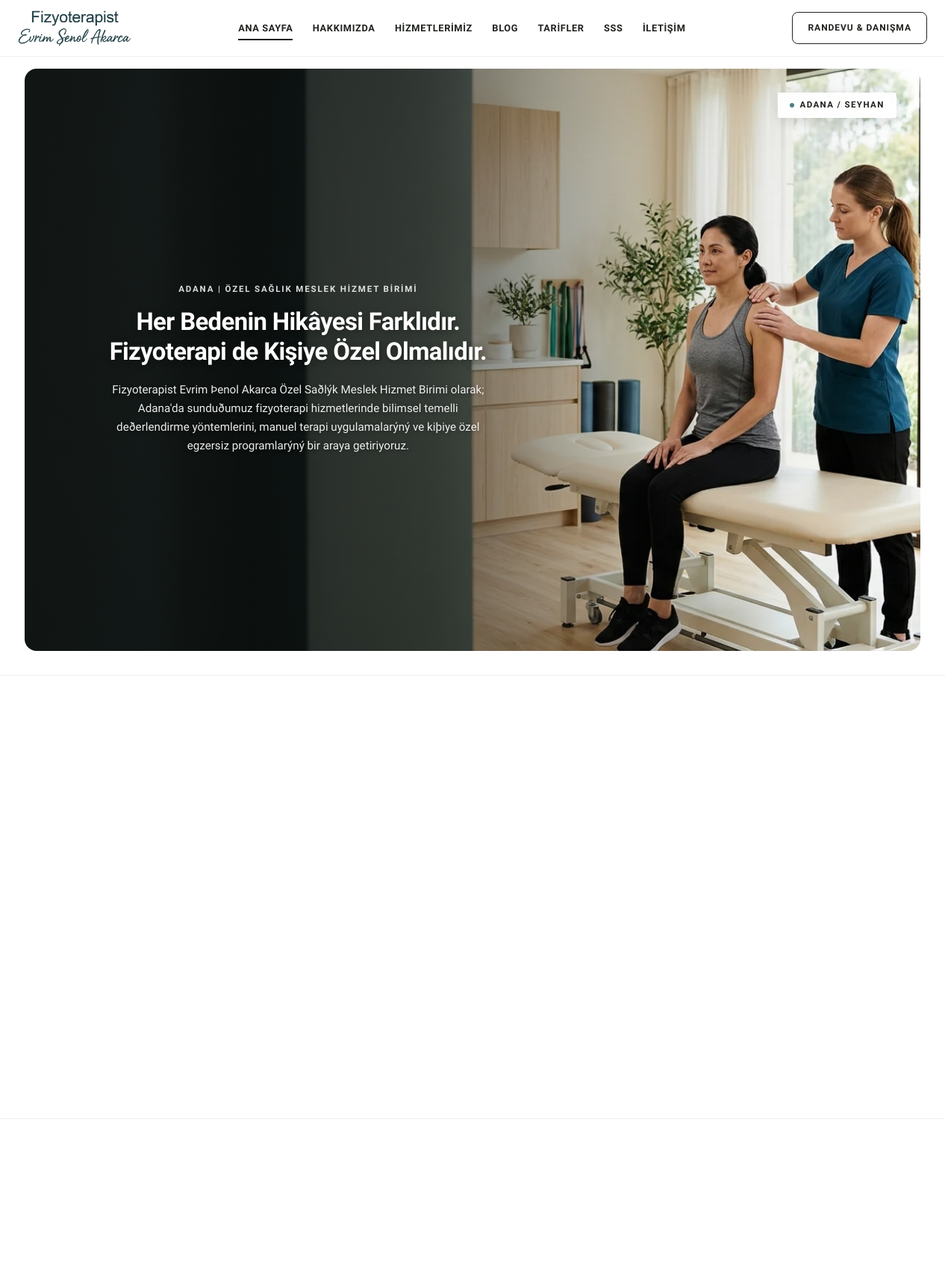
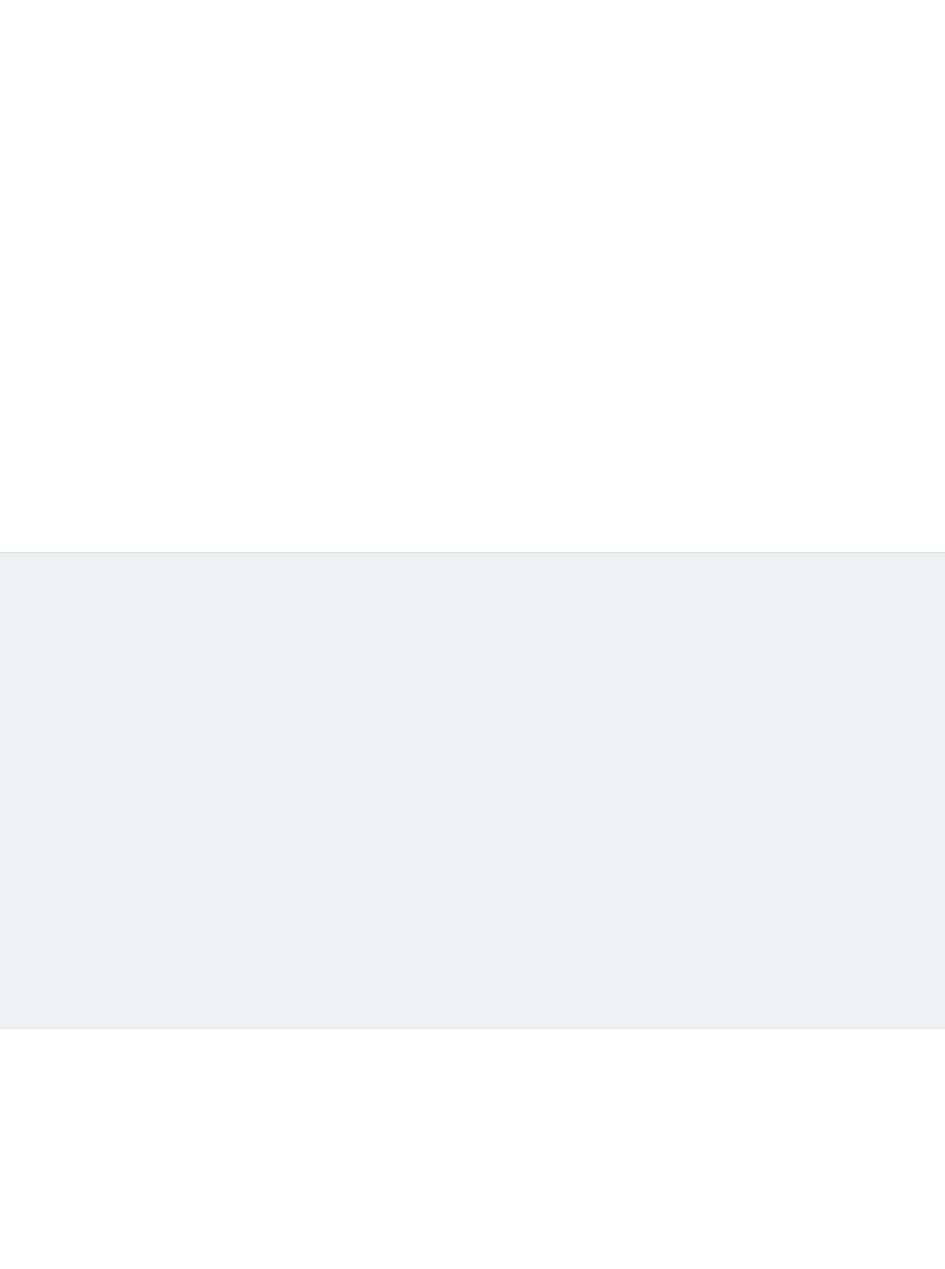
The page / (upper part) on the database its author committed (2 pictures, top to bottom).
### tables this page shows
CREATE TABLE `pages_content` (
  `id` int(11) NOT NULL AUTO_INCREMENT,
  `page_key` varchar(50) NOT NULL,
  `section_key` varchar(50) NOT NULL,
  `title` varchar(255) DEFAULT NULL,
  `subtitle` varchar(255) DEFAULT NULL,
  `content` longtext DEFAULT NULL,
  `extra_data` longtext DEFAULT NULL CHECK (json_valid(`extra_data`)),
  `updated_at` timestamp NOT NULL DEFAULT current_timestamp() ON UPDATE current_timestamp(),
  PRIMARY KEY (`id`),
  UNIQUE KEY `idx_page_section` (`page_key`,`section_key`)
);

### includes/functions.php (called while the page is built, shortened)
<?php
function get_db(): PDO {
    static $pdo = null;
    if ($pdo === null) {
        $dsn = sprintf('mysql:host=%s;dbname=%s;charset=%s', DB_HOST, DB_NAME, DB_CHARSET);
        $options = [
            PDO::ATTR_ERRMODE            => PDO::ERRMODE_EXCEPTION,
            PDO::ATTR_DEFAULT_FETCH_MODE => PDO::FETCH_ASSOC,
            PDO::ATTR_EMULATE_PREPARES   => false,
            PDO::MYSQL_ATTR_INIT_COMMAND => "SET NAMES utf8mb4 COLLATE utf8mb4_unicode_ci"
        ];
        try {
            $pdo = new PDO($dsn, DB_USER, DB_PASS, $options);
        } catch (PDOException $e) {
            error_log('Veritabanı bağlantı hatası: ' . $e->getMessage());
            die('Veritabanı bağlantısı kurulamadı. Lütfen daha sonra tekrar deneyiniz.');
        }
    }
    return $pdo;
}
function e(?string $string): string {
    return htmlspecialchars((string)$string, ENT_QUOTES, 'UTF-8');
}
function get_page_content(string $pageKey, string $sectionKey): ?array {
    static $pagesCache = [];
    $cacheKey = $pageKey . '_' . $sectionKey;
    if (!isset($pagesCache[$cacheKey])) {
        try {
            $stmt = get_db()->prepare("SELECT * FROM pages_content WHERE page_key = :pk AND section_key = :sk LIMIT 1");
            $stmt->execute([':pk' => $pageKey, ':sk' => $sectionKey]);
            $res = $stmt->fetch();
            $pagesCache[$cacheKey] = $res ?: null;
        } catch (Exception $e) {
            $pagesCache[$cacheKey] = null;
        }
    }
    return $pagesCache[$cacheKey];
}
function url(string $path = ''): string {
    $path = ltrim($path, '/');
    return BASE_URL . ($path ? '/' . $path : '');
}

### index.php (the view, shortened to what this page needs)
<?php
require_once __DIR__ . '/includes/header.php';
$heroContent = get_page_content('home', 'hero');
$heroButtons = !empty($heroContent['extra_data']) ? json_decode($heroContent['extra_data'], true) : [];
$heroBgImg = !empty($heroButtons['image_url']) ? url($heroButtons['image_url']) : url('assets/img/hero-banner.webp');
?>
<section class="hero-section">
    <div class="hero-container-wide">
        <div class="hero-frame" style="background-image: linear-gradient(to right, rgba(16, 18, 16, 0.85) 0%, rgba(16, 18, 16, 0.55) 45%, rgba(16, 18, 16, 0.1) 72%, transparent 100%), url('<?= e($heroBgImg) ?>');">
            <div class="hero-badge-topright">
                <span class="hero-badge-dot"></span>
                <span>Adana / Seyhan</span>
            </div>
            <div class="hero-overlay-content">
                <span class="badge-tag light"><?= e($heroContent['subtitle'] ?? 'Özel Sağlık Meslek Hizmet Birimi') ?></span>
                <h1 class="hero-title">
                    Her Bedenin Hikâyesi Farklıdır.<br>
                    Fizyoterapi de Kişiye Özel Olmalıdır.
                </h1>
                <?php
                $rawHeroDesc = (string)($heroContent['content'] ?? '');
                $cleanHeroDesc = trim(strip_tags(html_entity_decode($rawHeroDesc, ENT_QUOTES, 'UTF-8')));
                ?>
                <p class="hero-description"><?= e($cleanHeroDesc) ?></p>
            </div>
        </div>
    </div>
</section>
<section class="dual-cards-section">
    <div class="container container-wide">
        <div class="dual-cards-grid">
        </div>
    </div>
</section>
<section class="section-services">
    <div class="container container-wide">
        <div class="services-grid">
        </div>
    </div>
</section>
<section class="approach-section">
    <div class="container container-wide">
        <div class="approach-split">
        </div>
    </div>
</section>
<section class="vision-mission-section">
    <div class="container container-wide">
        <div class="vm-grid">
        </div>
    </div>
</section>
<?php require_once __DIR__ . '/includes/footer.php'; ?>

### rows shown on the page
pages_content: subtitle "ADANA | ÖZEL SAĞLIK MESLEK HIZMET BIRIMI", content "Fizyoterapist Evrim Þenol Akarca Özel Saðlýk Meslek Hizmet Birimi olarak; Adana'da sunduðumuz fizyoterapi hizmetlerinde bilimsel temelli deðerlendirme yöntemlerini, manuel terapi uygulamalarýný ve kiþiye özel egzersiz programlarýný bir araya getiriyoruz."
